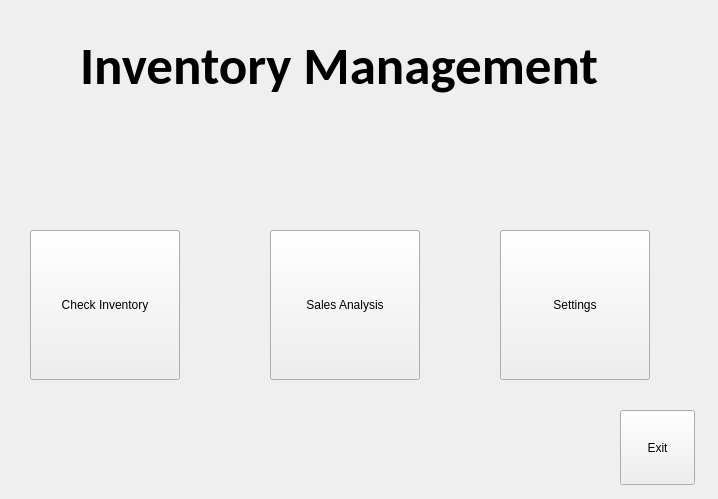
<?xml version="1.0" encoding="UTF-8"?>
<ui version="4.0">
 <class>HomeScreen</class>
 <widget class="QWidget" name="HomeScreen">
  <property name="geometry">
   <rect>
    <x>0</x>
    <y>0</y>
    <width>718</width>
    <height>499</height>
   </rect>
  </property>
  <property name="font">
   <font>
    <bold>false</bold>
   </font>
  </property>
  <property name="windowTitle">
   <string>Form</string>
  </property>
  <widget class="QLabel" name="label">
   <property name="geometry">
    <rect>
     <x>80</x>
     <y>30</y>
     <width>541</width>
     <height>71</height>
    </rect>
   </property>
   <property name="sizePolicy">
    <sizepolicy hsizetype="Expanding" vsizetype="Expanding">
     <horstretch>10</horstretch>
     <verstretch>10</verstretch>
    </sizepolicy>
   </property>
   <property name="font">
    <font>
     <family>Calibri</family>
     <pointsize>40</pointsize>
     <italic>false</italic>
     <bold>true</bold>
    </font>
   </property>
   <property name="text">
    <string>Inventory Management</string>
   </property>
   <property name="wordWrap">
    <bool>false</bool>
   </property>
  </widget>
  <widget class="QPushButton" name="inventoryButton">
   <property name="geometry">
    <rect>
     <x>30</x>
     <y>230</y>
     <width>150</width>
     <height>150</height>
    </rect>
   </property>
   <property name="text">
    <string>Check Inventory</string>
   </property>
  </widget>
  <widget class="QPushButton" name="salesButton">
   <property name="geometry">
    <rect>
     <x>270</x>
     <y>230</y>
     <width>150</width>
     <height>150</height>
    </rect>
   </property>
   <property name="text">
    <string>Sales Analysis</string>
   </property>
  </widget>
  <widget class="QPushButton" name="settingsButton">
   <property name="geometry">
    <rect>
     <x>500</x>
     <y>230</y>
     <width>150</width>
     <height>150</height>
    </rect>
   </property>
   <property name="text">
    <string>Settings</string>
   </property>
  </widget>
  <widget class="QPushButton" name="exitButton">
   <property name="geometry">
    <rect>
     <x>620</x>
     <y>410</y>
     <width>75</width>
     <height>75</height>
    </rect>
   </property>
   <property name="text">
    <string>Exit</string>
   </property>
  </widget>
 </widget>
 <resources/>
 <connections/>
</ui>
